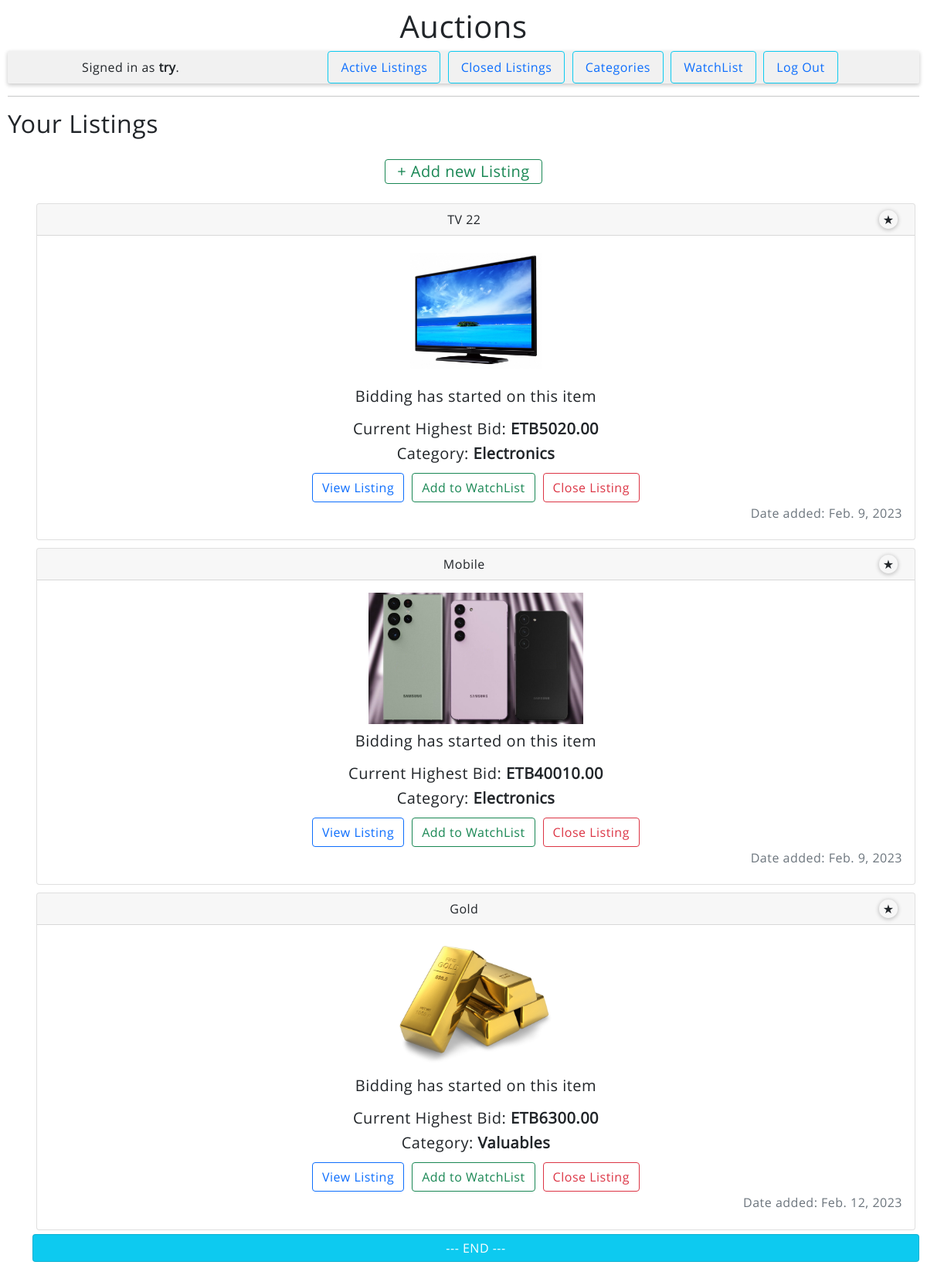
/user_listings (signed in), run on the app's committed database.
### auctions/models.py (models this page shows, shortened)
class User(AbstractUser):
    pass

class Listing(models.Model):
    CATEGORIES = [
        ('Accessories', 'Accessories'),
        ('Antiques', 'Antiques'),
        ('Clothes', 'Clothes'),
        ('Decoration', 'Decoration'),
        ('Electronics', 'Electronics'),
        ('Valuables', 'Valueables'),
        ('Other', 'Other'),
    ]
    STATUS = [
        ('Pending', 'Pending'),
        ('Closed', 'Closed'),
    ]
    DEFAULT_USER = 1
    name = models.CharField(max_length = 100, blank = False)
    initial = models.DecimalField(max_digits = 10, decimal_places = 2)
    user = models.ForeignKey(User, blank = False, on_delete = models.CASCADE, default = DEFAULT_USER)
    image = models.ImageField(default = 'None/NIA.png')
    category = models.CharField(max_length = 11, choices = CATEGORIES, default = 'Other')
    status = models.CharField(max_length = 7, choices = STATUS, default = 'Pending')
    created = models.DateField(auto_now_add = True)

class Bid(models.Model):
    user = models.ForeignKey(User, blank = False, on_delete = models.CASCADE)
    listing = models.ForeignKey(Listing, blank = False, on_delete = models.CASCADE)
    highest_bid = models.DecimalField(max_digits = 10, decimal_places = 2)
    added = models.DateTimeField(auto_now = True)

### auctions/decorators.py (the view)
    def wrapper_func(request, *args, **kwargs):
        if not request.user.is_authenticated:
            return redirect('auctions:index')
        return view_func(request, *args, **kwargs)

### auctions/views.py (called while the page is built)
@Authenticated_user
def user_listings(request):
    listings = []
    current_user_listings = Listing.objects.filter(user=request.user, status='Pending')
    for item in current_user_listings:
        try:
            bid = Bid.objects.get(listing=item)
        except:
            bid = None
        listings.append({
            'listing': item,
            'bid': bid,
        })
    context = {
        'listings': listings,
    }
    return render(request, "auctions/userlistings.html", context)

### auctions/templates/auctions/userlistings.html (shortened to what this page needs)
{% extends "auctions/layout.html" %}
{% block body %}
  <h2 class="blue-text">Your Listings</h2>
  <h5 title="add listing" class="plus-container">
    <a class="btn btn-outline-success plus-link" href="{% url 'auctions:add_listing' %}">+ Add new Listing</a>
  </h5>
  {% if listings %}
  <ul class="listings">
    {% for list in listings %}
    <li>
      <div class="card">
        <div class="card-header">
          {{ list.listing.name }}
          {% if list.listing.user == user %}
          <div class="owned-icon" title="You Own This Listing">
            ★
          </div>
          {% endif %}
        </div>
        <div class="card-body">
          <img alt="{{ list.listing.name }} - img" src="{{ list.listing.image.url }}" height="170" />
          {% if list.bid != None %}
          <h5 class="list-cost" style="color: var(--danger)">Bidding has started on this item</h5>
          <h5 class="list-cost">Current Highest Bid: <strong style="color: var(--warning)">ETB{{ list.bid.highest_bid }}</strong></h5>
          {% else %}
          <h5 class="list-cost" style="color: var(--success)">No Bids Currently Placed</h5>
          <h5 class="list-cost">Bid Starts From: <strong>ETB {{ list.listing.initial }}</strong> </h5>
          {% endif %}
          <h5> Category: <strong style="color: var(--gray)">{{ list.listing.category }}</strong> </h5>
          <div class="links-box">
            <a class="btn btn-outline-primary" href="{% url 'auctions:listing' list.listing.id %}">View Listing</a>
            <a class="btn btn-outline-success" href="{% url 'auctions:add_to' list.listing.id %}">Add to WatchList</a>
            {% if list.listing.user == user %}
            <a class="btn btn-outline-danger" href="{% url 'auctions:close_listing' list.listing.id %}">Close Listing</a>
            {% endif %}
          </div>
          <h6 class="text-muted right-align">Date added: {{ list.listing.created }}</h6>
        </div>
      </div>
    </li>
    {% endfor %}
    <li class="card card-header bg-info">
      <div style="text-align: center; color: white;"> --- END --- </div>
    </li>
  </ul>
  {% else %}
  <div class="alert alert-info">
    You don't currently possess any active listings.
  </div>
  {% endif %}
{% endblock %}

### auctions/templates/auctions/layout.html (shortened to what this page needs)
{% load static %}
<!DOCTYPE html>
<html lang="en">
  <head>
    <link href="{% static 'auctions/bootstrap.min.css' %}" rel="stylesheet">
    <link href="{% static 'auctions/style.css' %}" rel="stylesheet">
    <link rel="stylesheet" href="https://use.fontawesome.com/releases/v5.15.4/css/all.css">
  </head>
  <body>
    <h1 id="auction-title">Auctions</h1>
    <nav>
      {% if user.is_authenticated %}
      <div class="username">
        Signed in as <strong style="color: var(--indigo)">{{ user.username }}</strong>.
      </div>
      {% endif %}
      <ul class="nav">
        <li class="nav-item">
          <a class="nav-link btn btn-outline-info" href="{% url 'auctions:index' %}">Active Listings</a>
        </li> &nbsp;&nbsp;
        <li class="nav-item">
          <a class="nav-link btn btn-outline-info" href="{% url 'auctions:closed' %}">Closed Listings</a>
        </li> &nbsp;&nbsp;
        <li class="nav-item">
          <a class="nav-link btn btn-outline-info" href="{% url 'auctions:categories' %}">Categories</a>
        </li> &nbsp;&nbsp;
        {% if user.is_authenticated %}
        <li class="nav-item">
          <a class="nav-link btn btn-outline-info" href="{% url 'auctions:watchlist' %}">WatchList</a>
        </li>&nbsp;&nbsp;
        <li class="nav-item">
          <a class="nav-link btn btn-outline-info" href="{% url 'auctions:logout' %}">Log Out</a>
        </li>&nbsp;&nbsp;
        {% endif %}
      </ul>
    </nav>
    <br>
    <hr>
    {% block body %}
    {% endblock %}
  </body>
</html>

### auctions/static/auctions/style.css (style rules this page uses)
* { padding: 0px; margin: 0px; box-sizing: border-box; font-family: 'Product Sans', sans-serif; letter-spacing: 0.5px; transition: all ease-out 0.5s all; }
ul { list-style-type: none; }
#auction-title { text-align: center; color: var(--primary); background-color: var(--light); border-radius: 5px; }
body { padding: 10px; }
nav { width: 100%; justify-content: space-around; display: inline-flex; align-items: center; background-color: #f1f1f1; border-radius: 2px; box-shadow: 0 2px 5px 0.5px rgba(0, 0, 0, 0.2); }
.username { text-align: center; }
.blue-text { color: var(--blue); width: max-content; padding-bottom: 5px; border-bottom: 2px solid var(--primary); margin-bottom: 10px; }
nav .nav { flex-wrap: wrap; justify-content: center; }
.listings { justify-content: center; text-align: center; }
.listings > li { padding: 5px; }
.list-cost { padding-top: 10px; color: var(--gray); }
.list-cost > strong { color: var(--dark); }
.right-align { text-align: right; }
.links-box { display: inline-flex; }
.plus-container { display: inline-flex; flex-wrap: wrap; width: 100%; color: var(--success); text-align: center; justify-content: space-around; }
.plus-link { display: block; font-size: 20px; padding: 0px 15px 0px 15px; margin: 1% 0 1% 0; }
.owned-icon { display: block; float: right; margin-right: 0.5%; color: var(--warning); background-color: var(--danger); padding: 0 5px 0 5px; border-radius: 50%; box-shadow: 0 1px 5px 1px rgba(0, 0, 0, 0.2); cursor: pointer; }
.links-box { flex-wrap: wrap; justify-content: space-around; }
.links-box > * { margin: 5px; }

### data on the page
User: username "try"
Listing: listing.name "TV 22", listing.image (picture), bid.highest_bid "5020.00", listing.category "Electronics", shows "Close Listing", listing.created "Feb. 9, 2023"
Listing: listing.name "Mobile", listing.image (picture), bid.highest_bid "40010.00", listing.category "Electronics", shows "Close Listing", listing.created "Feb. 9, 2023"
Listing: listing.name "Gold", listing.image (picture), bid.highest_bid "6300.00", listing.category "Valuables", shows "Close Listing", listing.created "Feb. 12, 2023"
